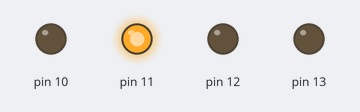
Simulated run of this sketch. Board: Arduino Uno, built with avr-gcc and run on an emulated ATmega328P. Parts: output pins drawn as LEDs (lit = HIGH).

Above: at 0.1 s.
Timing chart, 0 to 1.6 s (numbered marks = the images above):
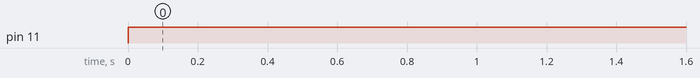

The sketch:

TEST_PINS.ino
```cpp
int a;
void setup() {

pinMode(13,OUTPUT);
pinMode(12,OUTPUT);
pinMode(11,OUTPUT);
pinMode(10,OUTPUT);
Serial.begin(9600);

}

void loop() {
  digitalWrite(13,LOW);//Dreapta Inainte
  digitalWrite(12,LOW);//Dreapta Inapoi
  digitalWrite(11,HIGH);//?
  digitalWrite(10,LOW);


 delay(500);

}
```

Measured:
- by itself, pin 11: LOW → HIGH at 0.00 s
